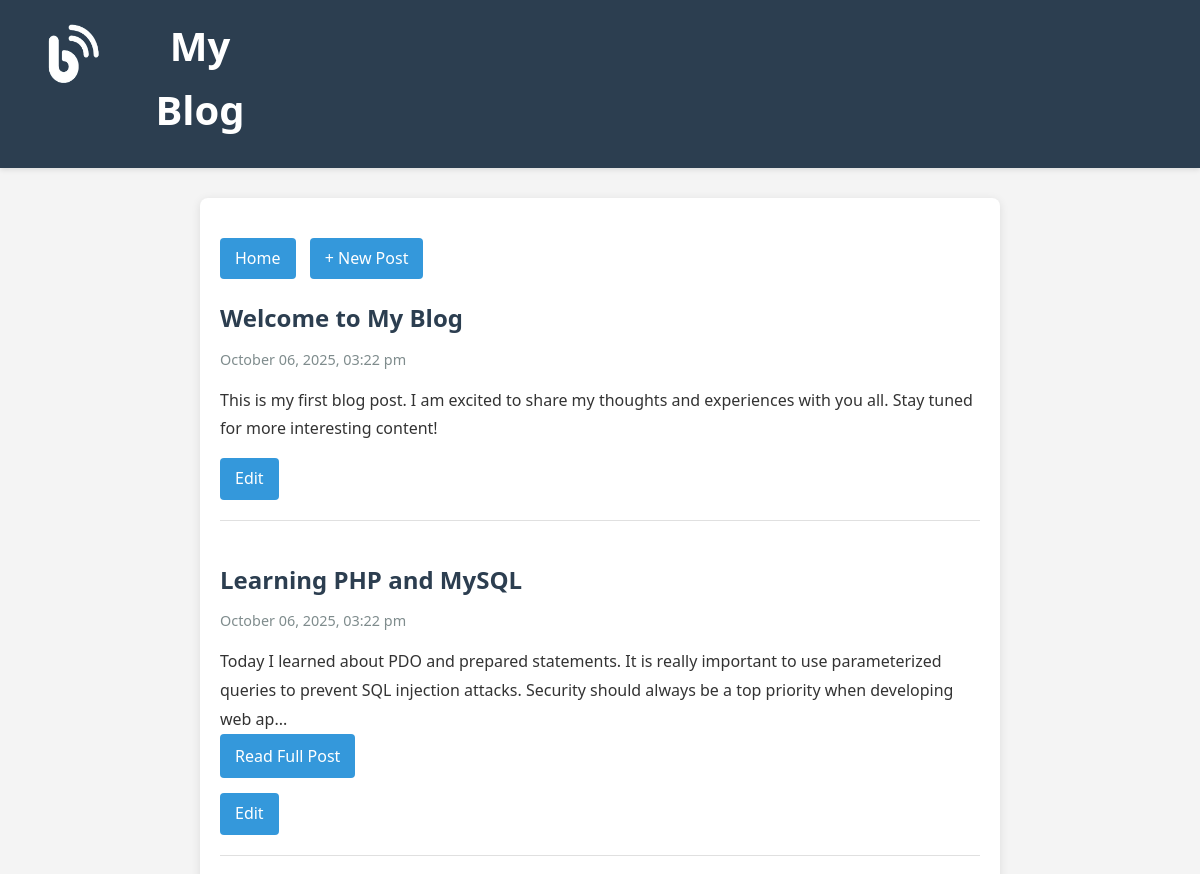
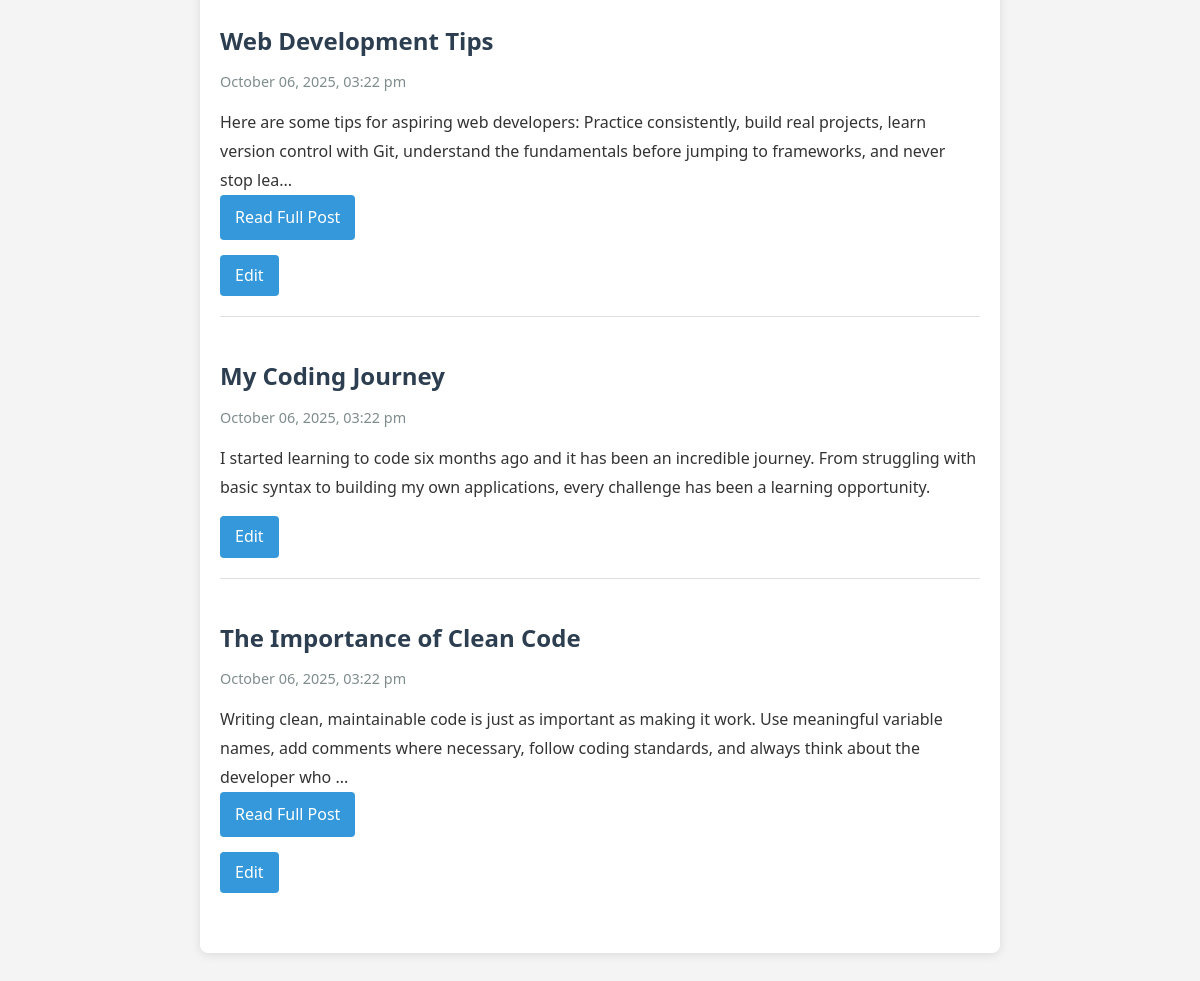
The page / on the database its author committed (2 pictures, top to bottom).
### tables this page shows
CREATE TABLE `posts` (
  `id` int(11) NOT NULL,
  `title` varchar(255) NOT NULL,
  `content` text NOT NULL,
  `timestamp` timestamp NOT NULL DEFAULT current_timestamp() ON UPDATE current_timestamp()
);

### index.php (the view, shortened to what this page needs)
<?php
require('connect.php');
$query = "SELECT id, title, content, timestamp FROM posts ORDER BY timestamp DESC LIMIT 5";
$statement = $db->prepare($query);
$statement->execute();
$posts = $statement->fetchAll(PDO::FETCH_ASSOC);
?>
<!DOCTYPE html>
<html lang="en">
<head>
    <link rel="stylesheet" href="main.css">
</head>
<body>
    <header class="nav-head">
        <a href="index.php"><img src="blog_logo.png" alt="logo"></a>
        <h1><a href="index.php">My Blog</a></h1>
    </header>
    <main>
        <div class="posts-container">
            <div class="post-actions">
                <a href="index.php" class="new-post-link">Home</a>
                <a href="post.php" class="new-post-link">+ New Post</a>
            </div>
            <?php if (empty($posts)): ?>
                <p>No blog posts yet. Be the first to create one!</p>
            <?php else: ?>
                <?php foreach ($posts as $post): ?>
                    <article class="post-preview">
                        <h2>
                            <a href="post.php?id=<?= $post['id'] ?>"><?= htmlspecialchars($post['title']) ?></a>
                        </h2>
                        <p class="post-date">
                            <?= date('F d, Y, h:i a', strtotime($post['timestamp'])) ?>
                        </p>
                        <div class="post-content">
                            <?php
                            $content = htmlspecialchars($post['content']);
                            if (strlen($content) > 200) {
                                echo substr($content, 0, 200) . '...';
                                echo '<br><a href="post.php?id=' . $post['id'] . '" class="read-more">Read Full Post</a>';
                            } else {
                                echo $content;
                            }
                            ?>
                        </div>
                        <div class="post-actions">
                            <a href="edit.php?id=<?= $post['id'] ?>" class="edit-link">Edit</a>
                        </div>
                    </article>
                <?php endforeach; ?>
            <?php endif; ?>
        </div>
    </main>
</body>
</html>

### main.css (style rules this page uses)
* { margin: 0; padding: 0; box-sizing: border-box; }
body { font-family: 'Segoe UI', Tahoma, Geneva, Verdana, sans-serif; line-height: 1.6; color: #333; background-color: #f4f4f4; }
.nav-head, .nav-head_edit { background-color: #2c3e50; color: white; padding: 20px; display: flex; text-align: center; box-shadow: 0 2px 5px rgba(0,0,0,0.1); }
.nav-head { margin-top: -6.4px; }
.nav-head h1, .nav-head_edit h1 { margin: 0; font-size: 2.5em; width: 160px; display: flex; align-items: center; margin-bottom: 6px; }
.nav-head h1 a, .nav-head_edit h1 a { color: white; text-decoration: none; }
.nav-head img, .nav-head_edit img { height: 84px; width: 100px; }
main { max-width: 800px; margin: 30px auto; padding: 20px; background-color: white; border-radius: 8px; box-shadow: 0 2px 10px rgba(0,0,0,0.1); }
.posts-container { margin-top: 20px; }
.post-preview { border-bottom: 1px solid #e0e0e0; padding: 20px 0; margin-bottom: 20px; }
.post-preview:last-child { border-bottom: none; }
.post-preview h2 { margin-bottom: 10px; }
.post-preview h2 a { color: #2c3e50; text-decoration: none; transition: color 0.3s; }
.post-date { color: #7f8c8d; font-size: 0.9em; margin-bottom: 15px; }
.post-content { margin: 15px 0; line-height: 1.8; }
.post-actions { margin-top: 15px; }
.post-actions a, .new-post-link, .read-more, .edit-link, .cancel-link { display: inline-block; padding: 8px 15px; margin-right: 10px; background-color: #3498db; color: white; text-decoration: none; border-radius: 4px; transition: background-color 0.3s; }

### rows shown on the page
posts: title "Welcome to My Blog", timestamp "October 06, 2025, 03:22 pm", content "This is my first blog post. I am excited to share my thoughts and experiences with you all. Stay tuned for more interesting content!"
posts: title "Learning PHP and MySQL", timestamp "October 06, 2025, 03:22 pm", content "Today I learned about PDO and prepared statements. It is really important to use parameterized queries to prevent SQL injection attacks. Security should always be a top priority when developing web ap"
posts: title "Web Development Tips", timestamp "October 06, 2025, 03:22 pm", content "Here are some tips for aspiring web developers: Practice consistently, build real projects, learn version control with Git, understand the fundamentals before jumping to frameworks, and never stop lea"
posts: title "My Coding Journey", timestamp "October 06, 2025, 03:22 pm", content "I started learning to code six months ago and it has been an incredible journey. From struggling with basic syntax to building my own applications, every challenge has been a learning opportunity."
posts: title "The Importance of Clean Code", timestamp "October 06, 2025, 03:22 pm", content "Writing clean, maintainable code is just as important as making it work. Use meaningful variable names, add comments where necessary, follow coding standards, and always think about the developer who"
